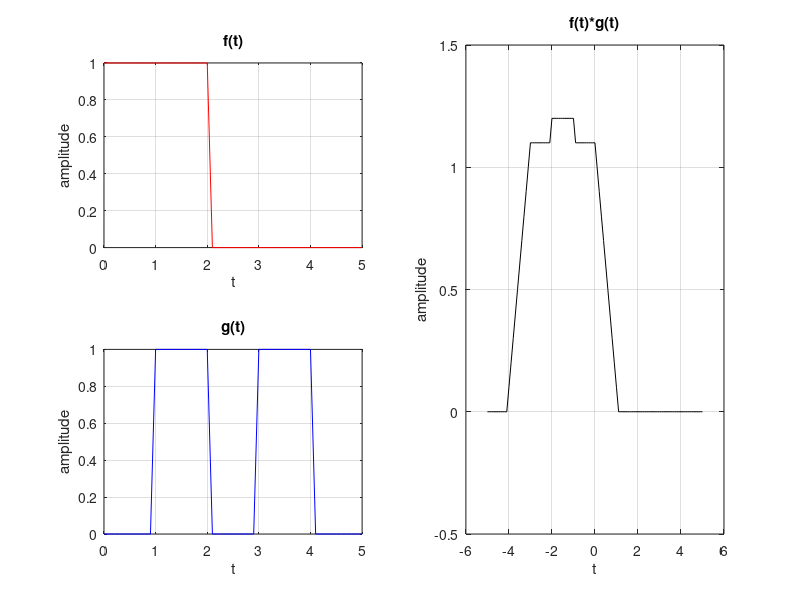

The MATLAB source for this figure:
% Jesper NYTUN, Peder TRONES
% 2 IMACS Groupe C
% 20/12/2024
% TP2: correlation de deux fonctions

%fonctions utiles
integ = @(s_de_t, Te) sum(s_de_t) * Te;
rect = @(x, y, t) (t >= x) .* (t <= y);

function s = drac(x, t)
    s = zeros(size(t));
    s(round(x)) = 1;
end

%variables
E1 = 1;
E2 = 2;
dt = 0.1;
t1 = 0:dt:5;
t2 = 0:dt:5;

s = @(E, t1, t2, t) E * rect(t1, t2, t);
s1 = s(E1, 0, 2, t1);
s2 = drac(3 / dt, t2);
s3 = s(E1, 1, 2, t2) + s(E1 , 3, 4, t2);

%definition de signals d|entree
f_t = s1;
g_t = s3;

%calcul de correlation
h_t = xcorr(f_t, g_t, 'none')*dt; %calcul de correlation normalisè
lag = -(length(f_t)-1):(length(f_t)-1); %dephasage
t3 = lag * dt; %recentration

%affichage
subplot(2,2,[2 4]);
plot(t3, h_t, 'k');
title('f(t)*g(t) correlation rÈponse');
grid on;
xlabel('\tau (s)');
ylabel('amplitude');
xlim([-max(t1), max(t1)]); %centre le plot autour de 0

figure(1);

subplot(2,2,1);
plot(t1, f_t, 'r');
title('f(t)');
grid on;
xlabel('t');
ylabel('amplitude');

subplot(2,2,3);
plot(t2, g_t, 'b');
title('g(t)');
grid on;
xlabel('t');
ylabel('amplitude');


subplot(2,2,[2 4]);
plot(t3, h_t, 'k');
title('f(t)*g(t)');
grid on;
xlabel('t');
ylabel('amplitude');


%REPONSE AU QUESTIONS
%1)
%a) le convolution est defini sur N1 + N2 -1 points, ou N1 et N2 sont les points
% des fonctions f et g

%b) oui il est temporel bornè, et sa intervalle est a le somme de t_min de la
% deux fonction à le somme de t_max de la deux fonctions
% points et temps non null est aussi facile
% pour le temps c'est le DIFFERENCE temps non null de les deux fonctions
% pour les points c'est le sommme des points non nulls, N1 + N2 -1
